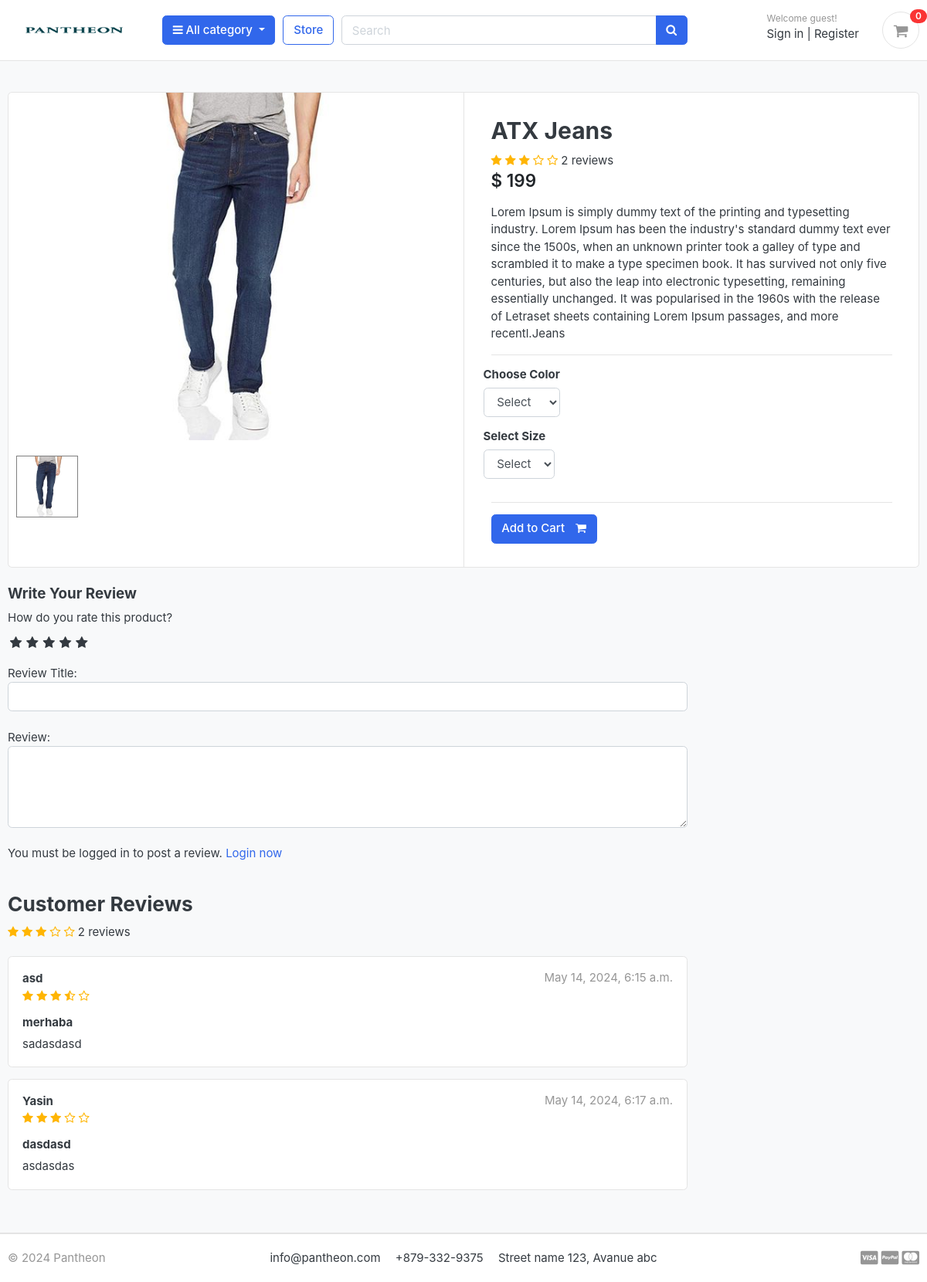
Before: /store/category/jeans/atx-jeans/ with the older database file.
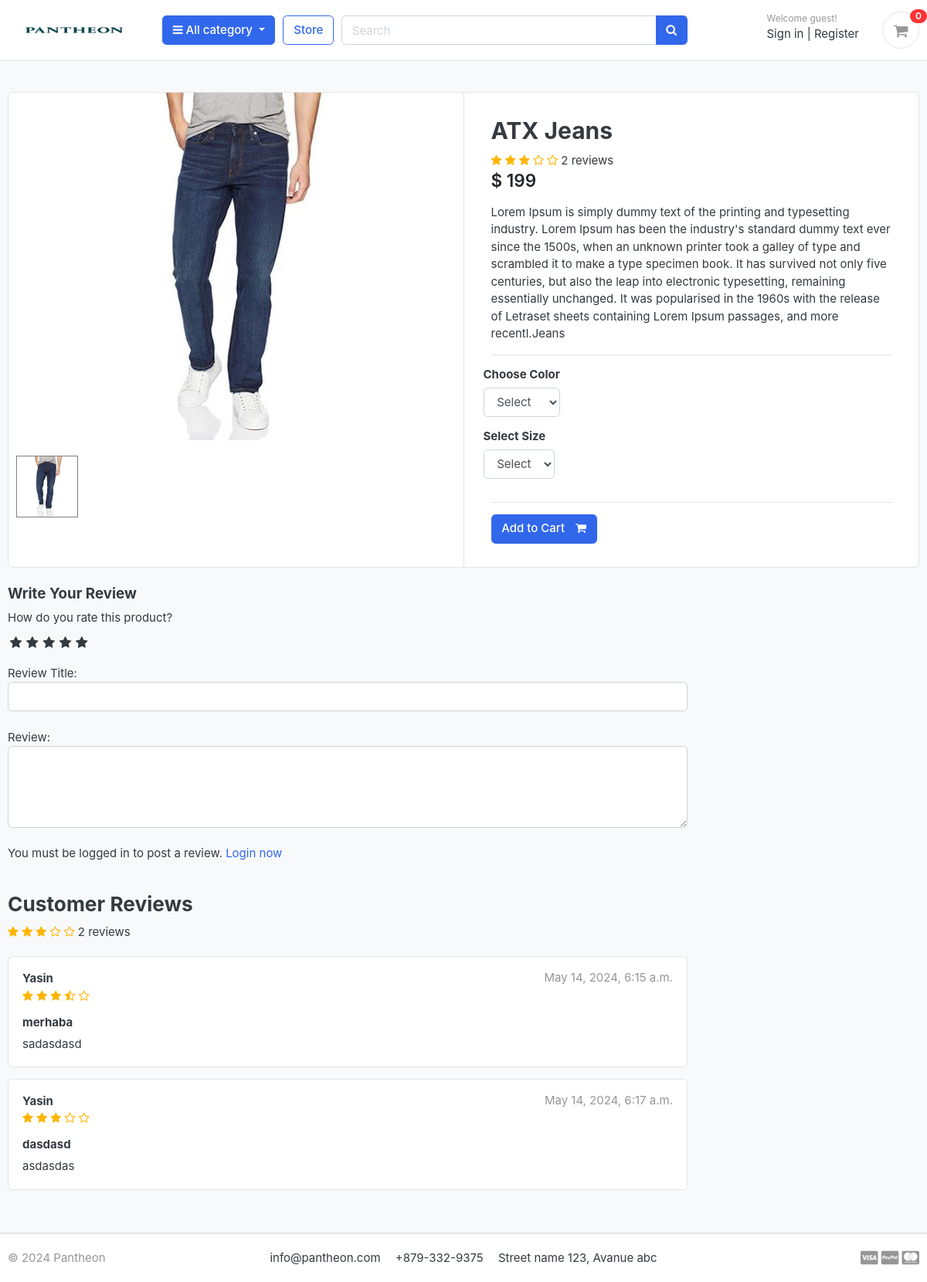
After: the same page with the newer database file.
### store/models.py (models this page shows, shortened)
class Product(models.Model):
    product_name = models.CharField(max_length=200, unique=True)
    slug = models.SlugField(max_length=200,unique=True)
    description = models.TextField(max_length=500,blank=True)
    price = models.IntegerField()
    images = models.ImageField( upload_to='photos/products')
    stock = models.IntegerField()
    is_available = models.BooleanField(default=True)
    category = models.ForeignKey(Category, on_delete=models.CASCADE)
    created_date = models.DateTimeField(auto_now_add=True)
    modified_date = models.DateTimeField(auto_now=True)
    def averageReview(self):
        reviews = ReviewRatingg.objects.filter(product=self, status=True).aggregate(average=Avg('rating'))
        avg = 0
        if reviews['average'] is not None:
            avg = float(reviews['average'])
        return avg
    def countReview(self):
        reviews = ReviewRatingg.objects.filter(product=self, status=True).aggregate(count=Count('id'))
        count = 0
        if reviews['count'] is not None:
            count = int(reviews['count'])
        return count

class ReviewRatingg(models.Model):
    product = models.ForeignKey(Product, on_delete=models.CASCADE)
    user = models.ForeignKey(Account, on_delete=models.CASCADE)
    subject = models.CharField(max_length=100, blank=True)
    review = models.TextField(max_length=500, blank=True)
    rating = models.FloatField()
    ip = models.CharField(max_length=20, blank=True)
    status = models.BooleanField(default=True)
    created_at = models.DateTimeField(auto_now_add=True)
    updated_at = models.DateTimeField(auto_now=True)

### accounts/models.py (models this page shows, shortened)
class Account(AbstractBaseUser):
    first_name      = models.CharField(max_length=50)
    last_name       = models.CharField(max_length=50)
    username        = models.CharField(max_length=50, unique=True)
    email           = models.EmailField(max_length=100, unique=True)
    phone_number    = models.CharField(max_length=50)
    date_joined     = models.DateTimeField(auto_now_add=True)
    last_login      = models.DateTimeField(auto_now_add=True)
    is_admin        = models.BooleanField(default=False)
    is_staff        = models.BooleanField(default=False)
    is_active        = models.BooleanField(default=False)
    is_superadmin        = models.BooleanField(default=False)
    USERNAME_FIELD = 'email'
    REQUIRED_FIELDS = ['username', 'first_name', 'last_name']
    objects = MyAccountManager()

### store/views.py (the view)
# urls.py: path('category/<slug:category_slug>/<slug:product_slug>/',views.product_detail,name='product_detail'),
def product_detail(request, category_slug, product_slug):
    try:
        single_product = Product.objects.get(category__slug=category_slug, slug=product_slug)
        in_cart = CartItem.objects.filter(cart__cart_id=_cart_id(request), product=single_product).exists()
    except Exception as e:
        raise e
    if request.user.is_authenticated:
        try:
            orderproduct = OrderProduct.objects.filter(user=request.user, product_id=single_product.id).exists()
        except OrderProduct.DoesNotExist:
            orderproduct = None
    else:
        orderproduct = None
    reviews = ReviewRatingg.objects.filter(product_id=single_product.id, status=True)
    product_gallery = ProductGallery.objects.filter(product_id=single_product.id)
    context = {
        'single_product': single_product,
        'in_cart'       : in_cart,
        'orderproduct': orderproduct,
        'reviews': reviews,
        'product_gallery': product_gallery,
    }
    return render(request, 'store/product_detail.html', context)

### templates/store/product_detail.html (shortened to what this page needs)
{% extends 'base.html' %}
{% load static %}
{% block content %}
<section class="section-content padding-y bg">
	<div class="container">
		<div class="card">
			<div class="row no-gutters">
				<aside class="col-md-6">
					<article class="gallery-wrap">
						<div class="img-big-wrap mainImage">
							<center><img src="{{ single_product.images.url }}"></center>
						</div>
					</article>
					<ul class="thumb">
						<li>
							<a href="{{ single_product.images.url }}" target="mainImage"><img src="{{ single_product.images.url }}" alt="Product Image"></a>
						</li>
					</ul>
				</aside>
				<main class="col-md-6 border-left">
					<form action="{% url 'add_cart' single_product.id %}" method="POST">
						<article class="content-body">
							<h2 class="title">{{ single_product.product_name }}</h2>
							<div class="rating-star">
								<span>
									<i class="fa fa-star{% if single_product.averageReview < 0.5 %}-o{% elif single_product.averageReview >= 0.5 and single_product.averageReview < 1 %}-half-o {% endif %}" aria-hidden="true"></i>
									<i class="fa fa-star{% if single_product.averageReview < 1.5 %}-o{% elif single_product.averageReview >= 1.5 and single_product.averageReview < 2 %}-half-o {% endif %}" aria-hidden="true"></i>
									<i class="fa fa-star{% if single_product.averageReview < 2.5 %}-o{% elif single_product.averageReview >= 2.5 and single_product.averageReview < 3 %}-half-o {% endif %}" aria-hidden="true"></i>
									<i class="fa fa-star{% if single_product.averageReview < 3.5 %}-o{% elif single_product.averageReview >= 3.5 and single_product.averageReview < 4 %}-half-o {% endif %}" aria-hidden="true"></i>
									<i class="fa fa-star{% if single_product.averageReview < 4.5 %}-o{% elif single_product.averageReview >= 4.5 and single_product.averageReview < 5 %}-half-o {% endif %}" aria-hidden="true"></i>
	<span>{{single_product.countReview}} reviews</span>
									</span>
							</div>
							<div class="mb-3">
								<var class="price h4">$ {{single_product.price}}</var>
							</div>
							<p>{{ single_product.description }}</p>
							<hr>
							<div class="row">
								<div class="item-option-select">
									<h6>Choose Color</h6>
									<select name="color" class="form-control" required>
										<option value="" disabled selected>Select</option>
									</select>
								</div>
							</div>
							<div class="row">
								<div class="item-option-select">
									<h6>Select Size</h6>
									<select name="size" class="form-control" required>
										<option value="" disabled selected>Select</option>
									</select>
								</div>
							</div>
							<hr>
							{% if single_product.stock <= 0 %}
							<h5 class="text-danger">Out of Stock</h5>
							{% else %}
							<button type="submit" class="btn  btn-primary"> <span class="text">Add to Cart</span> <i class="fa fa-shopping-cart"></i> </button>
							{% endif %}
						</article>
					</form>
				</main>
			</div>
		</div>
		<br>
		<div class="row">
			<div class="col-md-9">
				<form action="{% url 'submit_review' single_product.id %}" method="POST">
					<h5>Write Your Review</h5>
					<div>
						<label>How do you rate this product?</label>
						<br>
						<div class="rate">
							<input type="radio" name="rating" id="rating10" value="5" required /><label for="rating10" title="5"></label>
							<input type="radio" name="rating" id="rating8" value="4" required /><label for="rating8" title="4"></label>
							<input type="radio" name="rating" id="rating6" value="3" required /><label for="rating6" title="3"></label>
							<input type="radio" name="rating" id="rating4" value="2" required /><label for="rating4" title="2"></label>
							<input type="radio" name="rating" id="rating2" value="1" required /><label for="rating2" title="1"></label>
						</div>
<br>
						Review Title:
						<input type="text" class="form-control" name="subject">
						<br>
						Review:
						<textarea name="review" rows="4" class="form-control"></textarea>
						<br>
						{% if user.is_authenticated %}
							{% if orderproduct %}
								<input type="submit" value="Submit Review" class="btn btn-primary">
							{% else %}
								<p>You must purchase this product to post a review.</p>
							{% endif %}
						{% else %}
						<p>You must be logged in to post a review. <span><a href="{% url 'login' %}">Login now</a></span></p>
						{% endif %}
					</div>
				</form>
<br>
<header class="section-heading">
	<h3>Customer Reviews </h3>
	<div class="rating-star">
		<span>
			<i class="fa fa-star{% if single_product.averageReview < 0.5 %}-o{% elif single_product.averageReview >= 0.5 and single_product.averageReview < 1 %}-half-o {% endif %}" aria-hidden="true"></i>
			<i class="fa fa-star{% if single_product.averageReview < 1.5 %}-o{% elif single_product.averageReview >= 1.5 and single_product.averageReview < 2 %}-half-o {% endif %}" aria-hidden="true"></i>
			<i class="fa fa-star{% if single_product.averageReview < 2.5 %}-o{% elif single_product.averageReview >= 2.5 and single_product.averageReview < 3 %}-half-o {% endif %}" aria-hidden="true"></i>
			<i class="fa fa-star{% if single_product.averageReview < 3.5 %}-o{% elif single_product.averageReview >= 3.5 and single_product.averageReview < 4 %}-half-o {% endif %}" aria-hidden="true"></i>
			<i class="fa fa-star{% if single_product.averageReview < 4.5 %}-o{% elif single_product.averageReview >= 4.5 and single_product.averageReview < 5 %}-half-o {% endif %}" aria-hidden="true"></i>
	<span>{{single_product.countReview}} reviews</span>
			</span>
	</div>
</header>
{% for review in reviews %}
				<article class="box mb-3">
					<div class="icontext w-100">
						<div class="text">
							<span class="date text-muted float-md-right">{{review.updated_at}} </span>
							<h6 class="mb-1">{{review.user.first_name}} </h6>
							<div class="rating-star">
								<span>
									<i class="fa fa-star{% if review.rating == 0.5 %}-half-o{% elif review.rating < 1 %}-o {% endif %}" aria-hidden="true"></i>
									<i class="fa fa-star{% if review.rating == 1.5 %}-half-o{% elif review.rating < 2 %}-o {% endif %}" aria-hidden="true"></i>
									<i class="fa fa-star{% if review.rating == 2.5 %}-half-o{% elif review.rating < 3 %}-o {% endif %}" aria-hidden="true"></i>
									<i class="fa fa-star{% if review.rating == 3.5 %}-half-o{% elif review.rating < 4 %}-o {% endif %}" aria-hidden="true"></i>
									<i class="fa fa-star{% if review.rating == 4.5 %}-half-o{% elif review.rating < 5 %}-o {% endif %}" aria-hidden="true"></i>
								</span>
							</div>
						</div>
					</div>
					<div class="mt-3">
						<h6>{{review.subject}}</h6>
						<p>
							{{review.review}}
						</p>
					</div>
				</article>
{% endfor %}
			</div>
		</div>
	</div>
</section>
{% endblock %}

### templates/base.html (shortened to what this page needs)
{% load static %}
<!DOCTYPE HTML>
<html lang="en">
<head>
<link href="{% static 'css/bootstrap.css' %}" rel="stylesheet" type="text/css"/>
<link href="{% static 'fonts/fontawesome/css/all.min.css' %}" type="text/css" rel="stylesheet">
<link href="{% static 'css/ui.css' %}" rel="stylesheet" type="text/css"/>
<link href="{% static 'css/responsive.css' %}" rel="stylesheet" media="only screen and (max-width: 1200px)" />
<link href="{% static 'css/custom.css' %}" rel="stylesheet" type="text/css"/>
<link rel="stylesheet" href="https://cdnjs.cloudflare.com/ajax/libs/font-awesome/4.7.0/css/font-awesome.min.css">
  </head>
  <body>
    {% include 'includes/navbar.html' %}
    {% block content %}{% endblock %}
  {% include 'includes/footer.html' %}

### templates/includes/navbar.html (shortened to what this page needs)
{% load static %}
<header class="section-header">
    <section class="header-main border-bottom">
        <div class="container">
    <div class="row align-items-center">
        <div class="col-lg-2 col-md-3 col-6">
            <a href="{% url "home" %}" class="brand-wrap">
                <img class="logo" src="{% static "./images/a.jpg" %}">
            </a>
        </div>
        <div class="col-lg col-sm col-md col-6 flex-grow-0">
            <div class="category-wrap dropdown d-inline-block float-right">
                <button type="button" class="btn btn-primary dropdown-toggle" data-toggle="dropdown">
                    <i class="fa fa-bars"></i> All category
                </button>
            </div>
        </div>
        <a href="{% url "store" %}" class="btn btn-outline-primary">Store</a>
        <div class="col-lg  col-md-6 col-sm-12 col">
            <form action="{% url "search" %}" class="search" method="GET">
                <div class="input-group w-100">
                    <input type="text" class="form-control" style="width:60%;" placeholder="Search" name="keyword">
                    <div class="input-group-append">
                      <button class="btn btn-primary" type="submit">
                        <i class="fa fa-search"></i>
                      </button>
                    </div>
                </div>
            </form>
        </div>
        <div class="col-lg-3 col-sm-6 col-8 order-2 order-lg-3">
                    <div class="d-flex justify-content-end mb-3 mb-lg-0">
                        {% if user.id is None %}
                            <div class="widget-header">
                                <small class="title text-muted">Welcome guest!</small>
                                <div>
                                    <a href={% url "login" %}>Sign in</a> <span class="dark-transp"> | </span>
                                    <a href={% url "register" %}> Register</a>
                                </div>
                            </div>
                        {% endif %}
                        <a href="{% url "cart" %}" class="widget-header pl-3 ml-3">
                            <div class="icon icon-sm rounded-circle border"><i class="fa fa-shopping-cart"></i></div>
                            <span class="badge badge-pill badge-danger notify">{{cart_count}}</span>
                        </a>
                    </div>
                </div>
    </div>
        </div>
    </section>
    </header>

### templates/includes/footer.html (shortened to what this page needs)
<footer class="section-footer border-top">
	<div class="container">
		<section class="footer-bottom border-top row">
			<div class="col-md-2">
				<p class="text-muted"> &copy 2024 Pantheon </p>
			</div>
			<div class="col-md-8 text-md-center">
				<span  class="px-2">info@pantheon.com</span>
				<span  class="px-2">+879-332-9375</span>
				<span  class="px-2">Street name 123, Avanue abc</span>
			</div>
			<div class="col-md-2 text-md-right text-muted">
				<i class="fab fa-lg fa-cc-visa"></i>
				<i class="fab fa-lg fa-cc-paypal"></i>
				<i class="fab fa-lg fa-cc-mastercard"></i>
			</div>
		</section>
	</div>
</footer>
</body>
</html>

Changed rows visible on the page:
changed through a linked row, ReviewRatingg "May 14, 2024, 6:15 a.m.": user.first_name "asd" → "Yasin"
